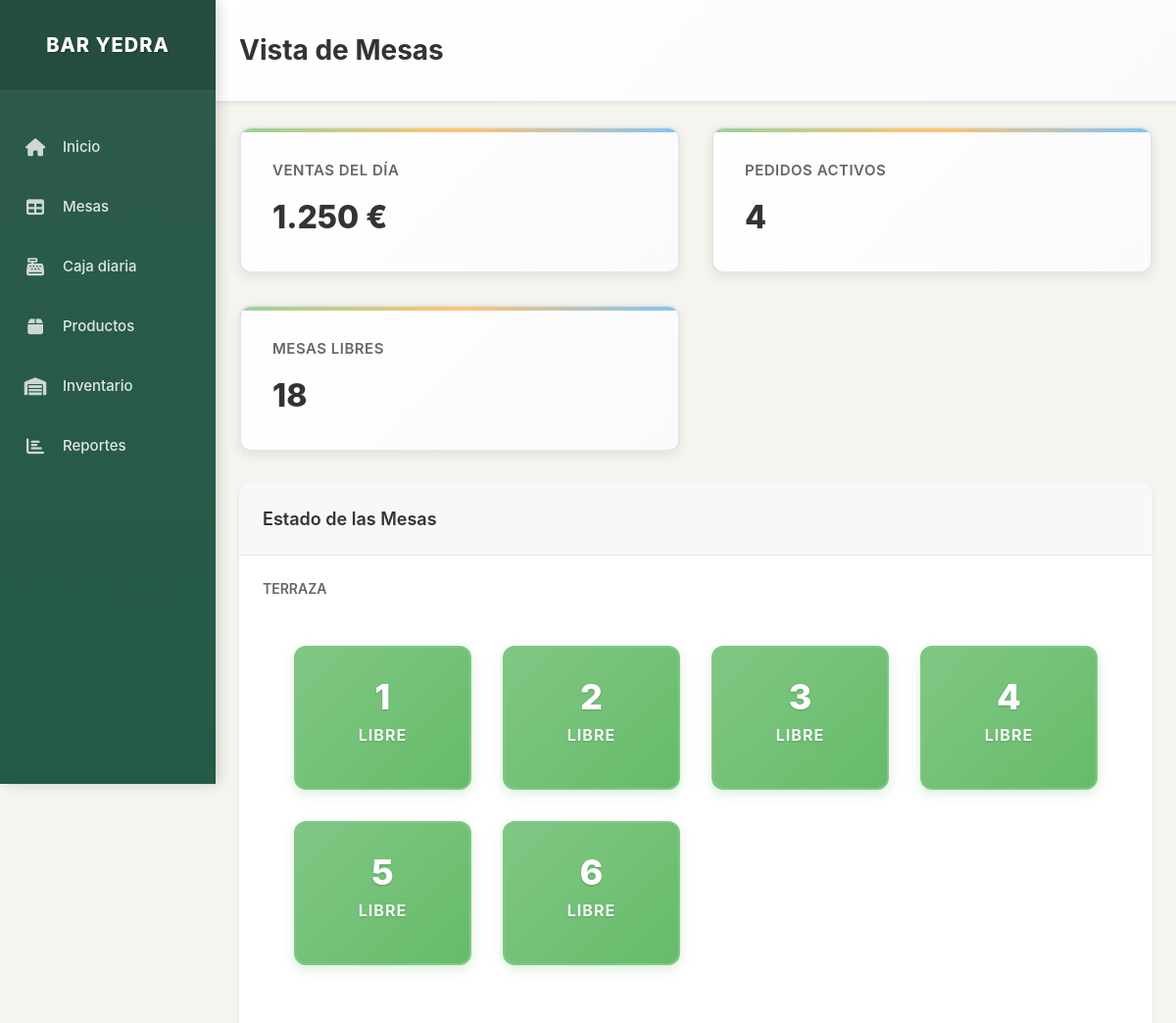
Before: / (upper part) with the older database file.
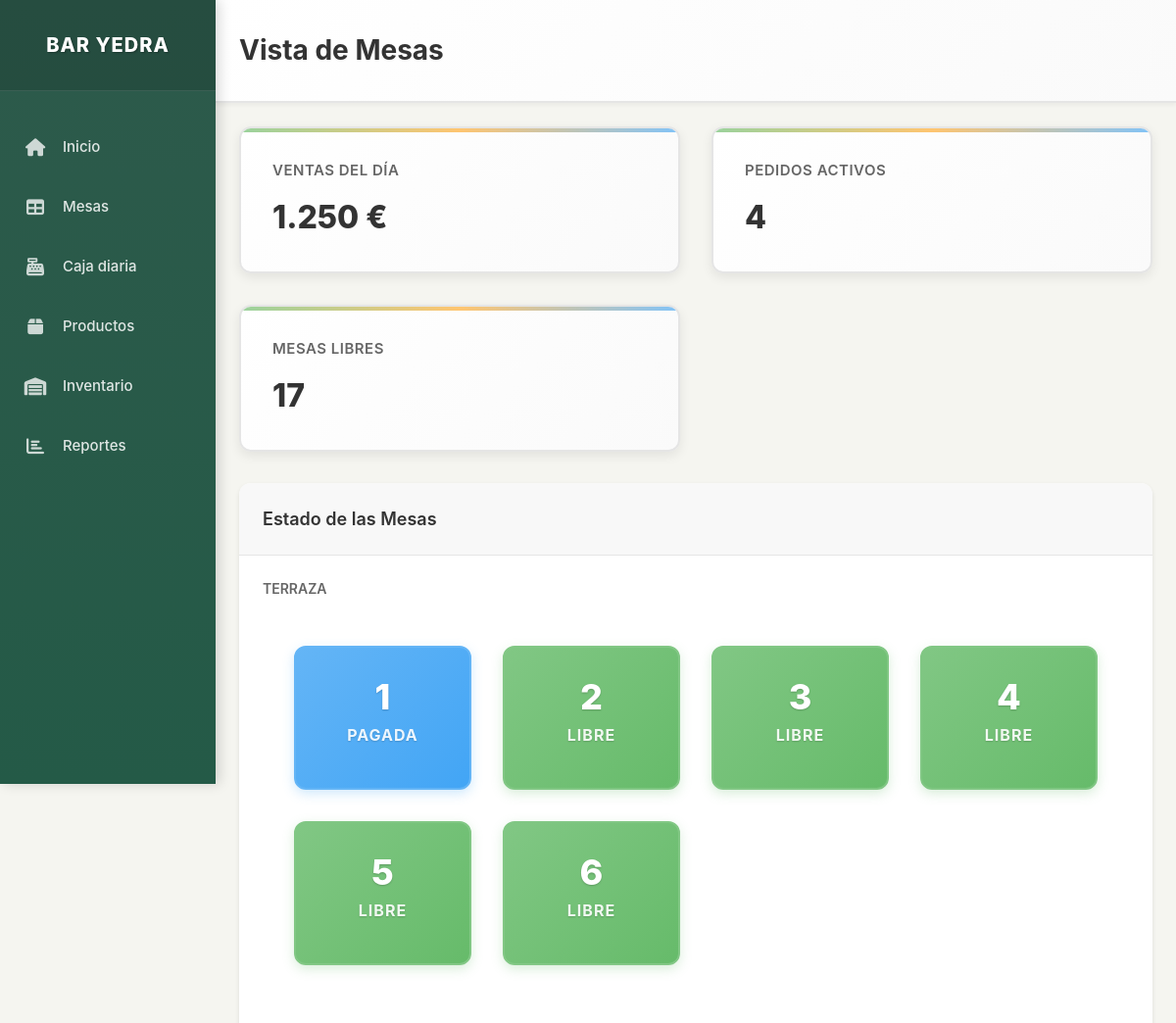
After: the same page with the newer database file.
### models.py (models this page shows, shortened)
class Mesa(db.Model):
    id = db.Column(db.Integer, primary_key=True)
    numero = db.Column(db.Integer, nullable=False)
    zona = db.Column(db.String(50), nullable=False)  # Terraza, Sala, Barra
    estado = db.Column(db.String(20), default='libre')  # libre, ocupada, pagada
    pedidos = db.relationship('Pedido', backref='mesa', lazy=True)

### app.py (the view)
@app.route('/')
def index():
    mesas_terraza = Mesa.query.filter_by(zona='Terraza').all()
    mesas_sala = Mesa.query.filter_by(zona='Sala').all()
    mesas_barra = Mesa.query.filter_by(zona='Barra').all()
    return render_template('index.html',
                         mesas_terraza=mesas_terraza,
                         mesas_sala=mesas_sala,
                         mesas_barra=mesas_barra)

### templates/index.html (shortened to what this page needs)
{% extends "layout.html" %}
{% block page_title %}Vista de Mesas{% endblock %}
{% block content %}
<div class="stats-grid">
    <div class="stat-card">
        <div class="stat-card-title">Ventas del día</div>
        <div class="stat-card-value">1.250 €</div>
    </div>
    <div class="stat-card">
        <div class="stat-card-title">Pedidos activos</div>
        <div class="stat-card-value">4</div>
    </div>
    <div class="stat-card">
        <div class="stat-card-title">Mesas libres</div>
        <div class="stat-card-value">{{ (mesas_terraza + mesas_sala + mesas_barra)|selectattr('estado', 'equalto', 'libre')|list|length }}</div>
    </div>
</div>
<div class="card">
    <div class="card-header">
        <h3 class="card-title">Estado de las Mesas</h3>
    </div>
    <div class="card-body">
        <h4 style="margin-bottom: 16px; color: var(--color-text-light); font-size: 14px; font-weight: 600;">TERRAZA</h4>
        <div class="tables-grid" style="margin-bottom: 32px;">
            {% for mesa in mesas_terraza %}
            <div class="table-card table-{{ mesa.estado }}" onclick="goToTable({{ mesa.id }})">
                <div class="table-number">{{ mesa.numero }}</div>
                <div class="table-status">{{ mesa.estado|title }}</div>
            </div>
            {% endfor %}
        </div>
    </div>
</div>
{% set mesas_libre = [] %}
{% set mesas_ocupada = [] %}
{% set mesas_pagada = [] %}
{% for mesa in mesas_terraza + mesas_sala + mesas_barra %}
    {% if mesa.estado == 'libre' %}
        {% set _ = mesas_libre.append(mesa) %}
    {% elif mesa.estado == 'ocupada' %}
        {% set _ = mesas_ocupada.append(mesa) %}
    {% elif mesa.estado == 'pagada' %}
        {% set _ = mesas_pagada.append(mesa) %}
    {% endif %}
{% endfor %}
{% endblock %}

Changed rows visible on the page:
changed Mesa: estado "LIBRE" → "PAGADA"
Other visible differences:
text no longer shown: "18"
text now shown: "17"
